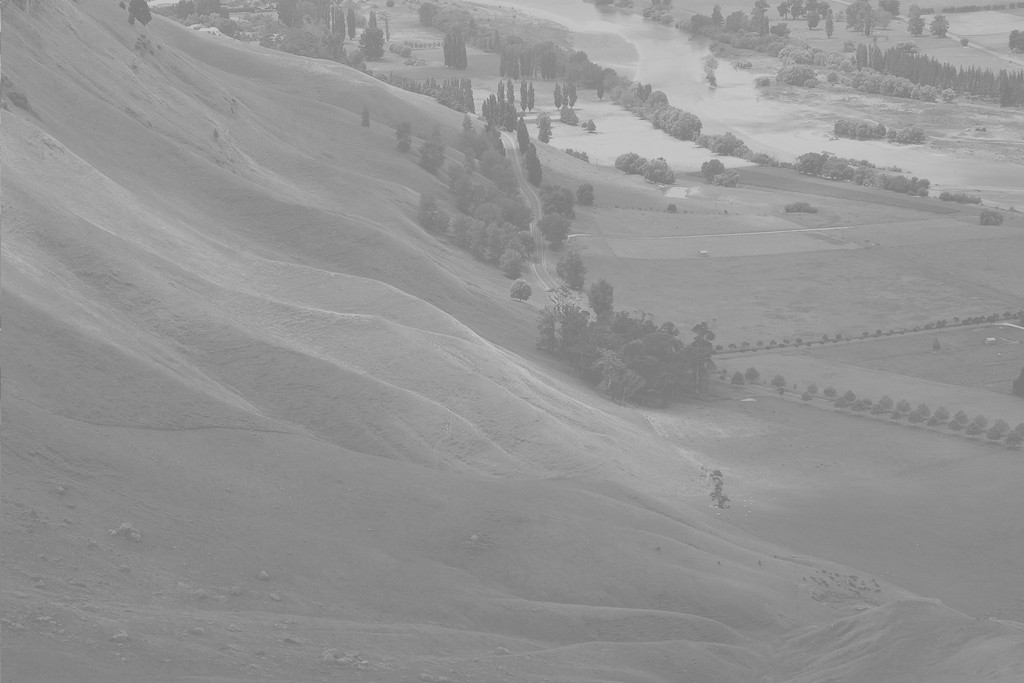
#> input picture c_02a_basic_image_processing/Unequalized_Hawkes_Bay_NZ.jpg, 1024 x 683 px
$ jupyter execute histogram_equalization.ipynb
#> lines starting #> are read from the running program, lines starting #| are printed output that depends on the picture
# Histogram equalization
[](https://colab.research.google.com/github/YoniChechik/AI_is_Math/blob/master/c_02a_basic_image_processing/histogram_equalization.ipynb)

[cell 1]
# to run in google colab
import sys

if "google.colab" in sys.modules:

    def download_from_web(url):
        import requests

        response = requests.get(url)
        if response.status_code == 200:
            with open(url.split("/")[-1], "wb") as file:
                file.write(response.content)
        else:
            raise Exception(f"Failed to download the image. Status code: {response.status_code}")

    download_from_web(
        "https://github.com/YoniChechik/AI_is_Math/raw/master/c_02a_basic_image_processing/Unequalized_Hawkes_Bay_NZ.jpg"
    )

[cell 2]
import cv2
import matplotlib.pyplot as plt
import numpy as np

figsize = (10, 10)

First, read the image as grayscale

[cell 3]
# read as grayscale
I = cv2.imread("Unequalized_Hawkes_Bay_NZ.jpg", 0)
#> I is the input picture: shape (683, 1024); min 114, max 208, mean 148

plt.figure(figsize=figsize)
plt.imshow(I, cmap="gray", vmin=0, vmax=255)
plt.title("Original image")
plt.show()

Let's start by calculating and showing the original histogram

[cell 4]
bins_edges_min_max = [0, 256]
num_bins = 256
bin_count, bins_edges = np.histogram(I, num_bins, bins_edges_min_max)
#> bin_count = 256 values, max 28701 at index 137, min 0 at index 0, mean 2732; bins_edges = 257 values from 0 to 256
bins_start = bins_edges[:-1]
#> bins_start = 256 values from 0 to 255

[cell 5]
def draw_hist(x_axis, input):
    fig, ax = plt.subplots(figsize=figsize)
    # why not using plt.hist? because we want to plot also some derivations of this hist, so this is easier
    plt.bar(x_axis, input, width=input.shape[0] / (x_axis[-1] - x_axis[0] + 1))
    return fig, ax


draw_hist(bins_start, bin_count)
plt.title("Original histogram")
plt.show()
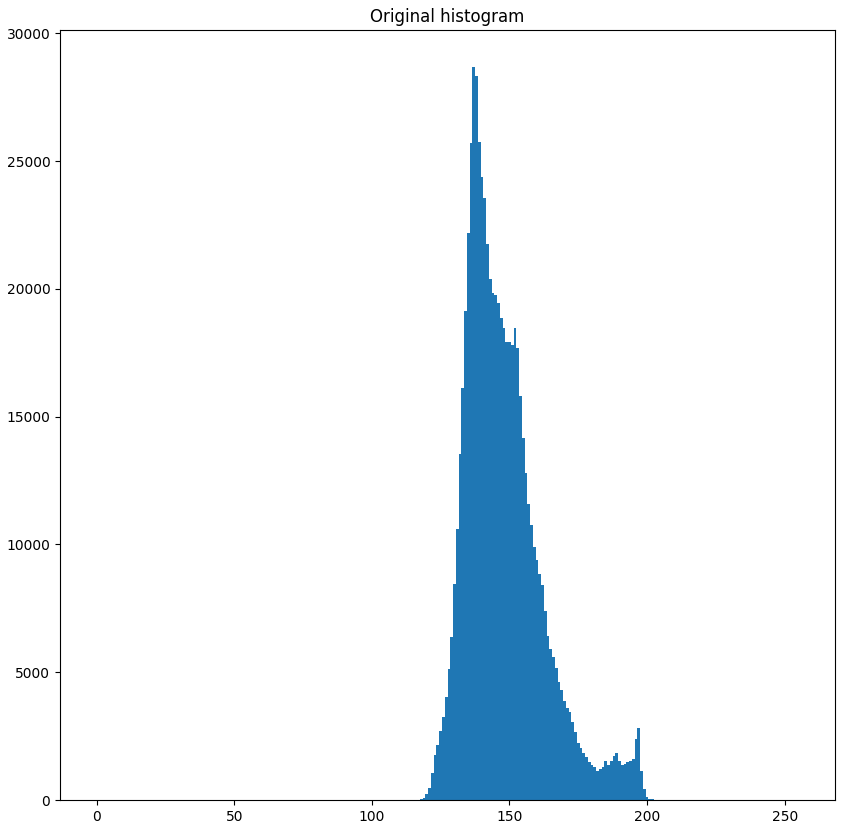
#> figure drawn by matplotlib, 1 panel; tallest bar 28701 high, from x = 136.5 to 137.5

Normalize the histogram to gat a discrete PDF

[cell 6]
pdf = bin_count / np.sum(bin_count)
#> pdf = 256 values, max 0.041 at index 137, min 0 at index 0, mean 0.00391

draw_hist(bins_start, pdf)
plt.title("Original PDF")
plt.show()
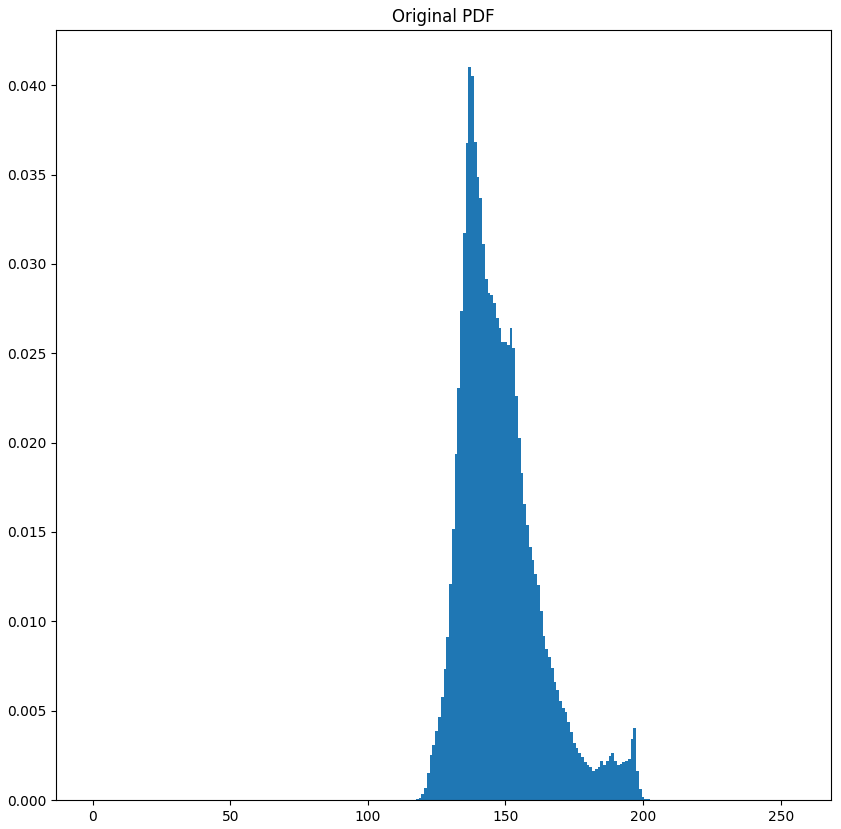
#> figure drawn by matplotlib, 1 panel; tallest bar 0.041 high, from x = 136.5 to 137.5

Get the CDF by calculating the cumulative sum of the pdf data

[cell 7]
cdf = np.cumsum(pdf)
#> cdf = 256 values from 0 to 1

plt.figure(figsize=figsize)
plt.plot(cdf)
plt.title("Original CDF")
plt.show()
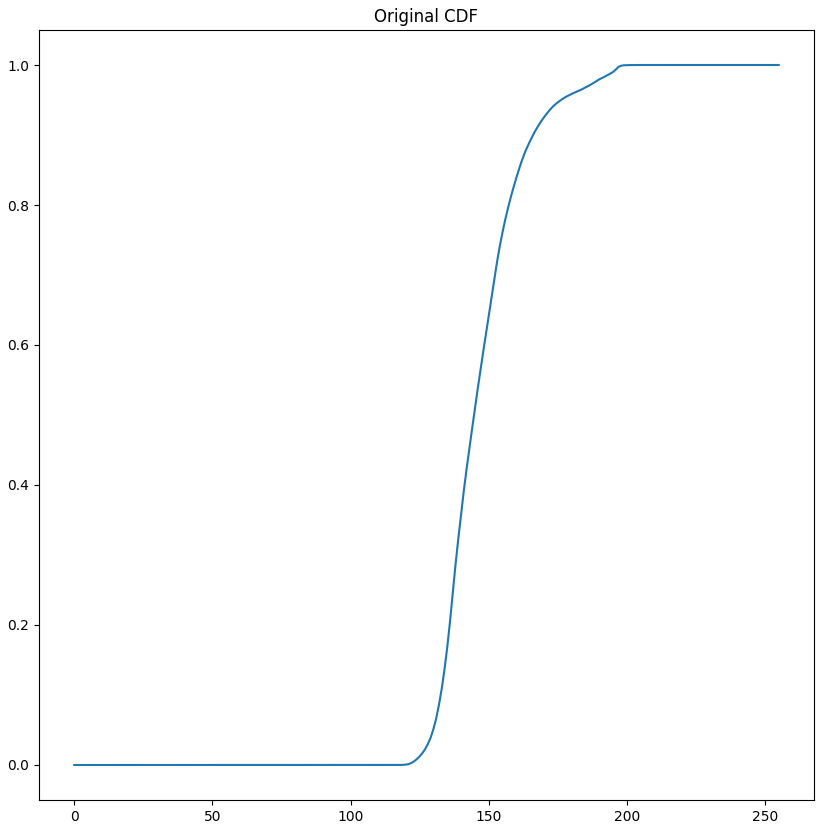
#> figure drawn by matplotlib, 1 panel; curve peaks at x = 208, y = 1

[cell 8]
fig, ax = draw_hist(bins_start, pdf)
ax.plot(cdf * np.max(pdf), "r")
plt.title("Original PDF+ const*CDF to show the connection between the two")
plt.show()
#> figure, not shown here; tallest bar 0.041 high, from x = 136.5 to 137.5; curve peaks at x = 208, y = 0.041

The final step is to un-normalize the CDF to become the equalization function

[cell 9]
f_eq = np.round(cdf * 255).astype(int)
#> f_eq = 256 values from 0 to 255

f_eq
#> Out = 256 values from 0 to 255

Use the equalization function to get the equalized image

[cell 10]
I_eq = f_eq[I]
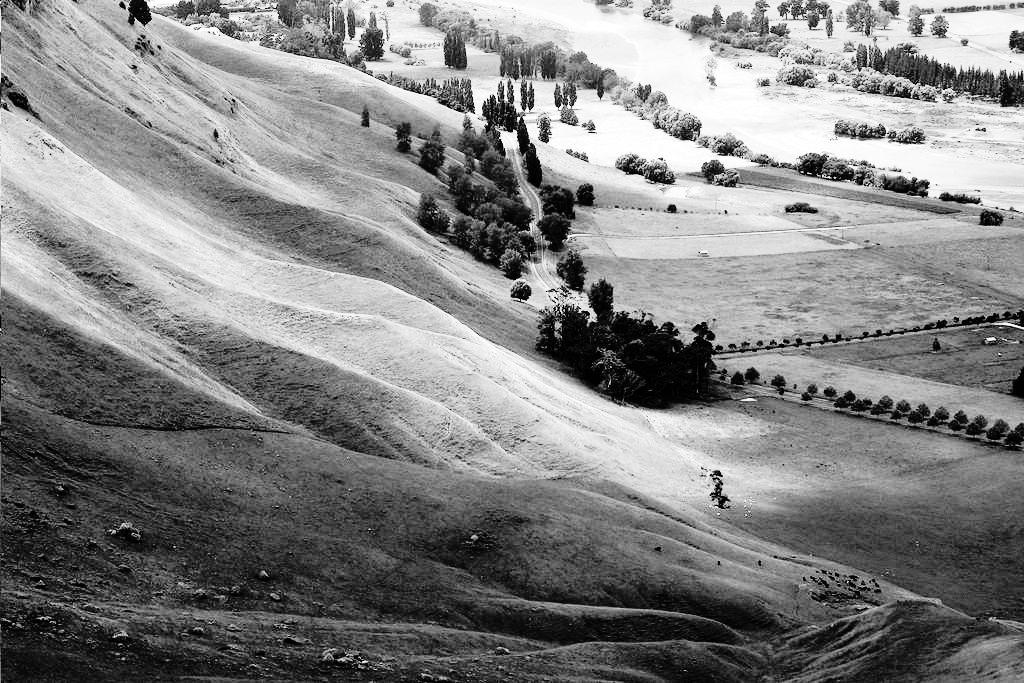
#> I_eq: shape (683, 1024) int64; min 0, max 255, mean 130.5

plt.figure(figsize=figsize)
plt.imshow(I_eq, cmap="gray", vmin=0, vmax=255)
plt.title("equalized image")
plt.show()

Plot the equalized histogram, PDF and CDF

[cell 11]
bin_count, bins_edges = np.histogram(I_eq, num_bins, bins_edges_min_max)
#> bin_count = 256 values, max 28701 at index 63, min 0 at index 5, mean 2732
bins_start = bins_edges[:-1]

draw_hist(bins_start, bin_count)
plt.title("equalized histogram")
plt.show()
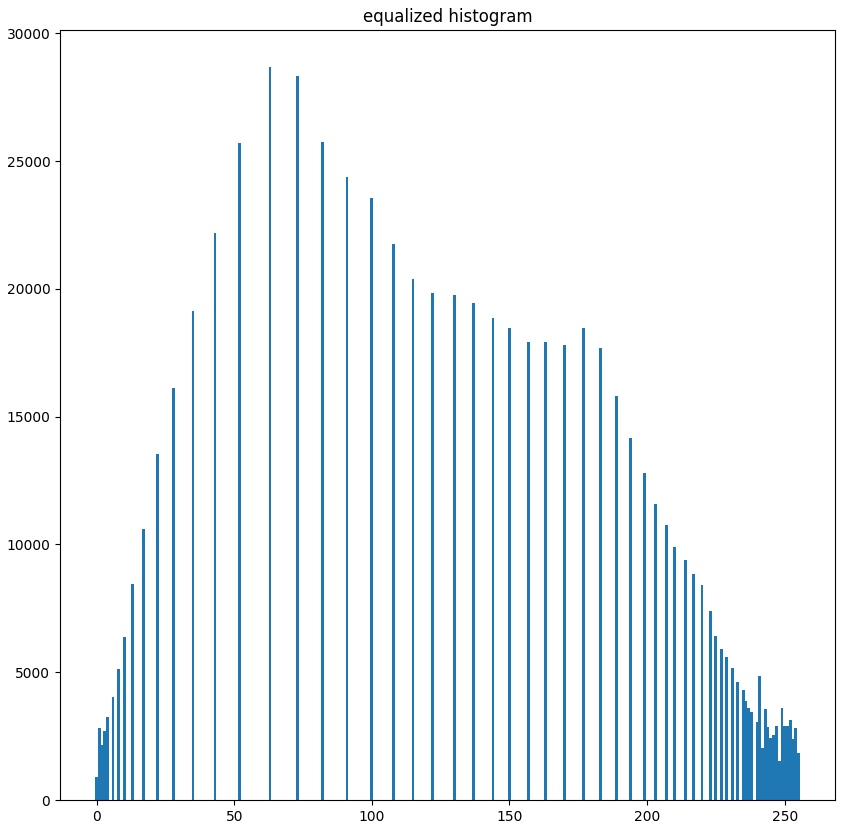
#> figure drawn by matplotlib, 1 panel; tallest bar 28701 high, from x = 62.5 to 63.5

[cell 12]
pdf = bin_count / np.sum(bin_count)
#> pdf = 256 values, max 0.041 at index 63, min 0 at index 5, mean 0.00391
cdf = np.cumsum(pdf)
#> cdf = 256 values from 0.00126 to 1

fig, ax = draw_hist(bins_start, pdf)
ax.plot(cdf * np.max(pdf), "r")
plt.title("equalized PDF and const*CDF")
plt.show()
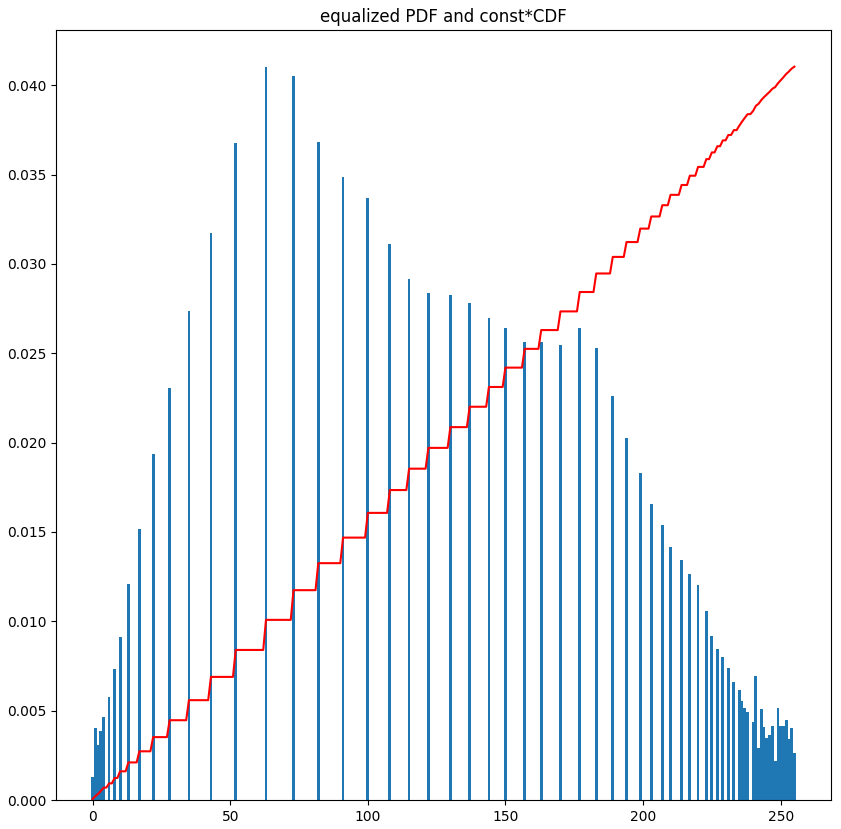
#> figure drawn by matplotlib, 1 panel; tallest bar 0.041 high, from x = 62.5 to 63.5; curve peaks at x = 255, y = 0.041

## cv2 histogram equalization function

[cell 13]
I_eq_cv2 = cv2.equalizeHist(I)

plt.figure(figsize=figsize)
plt.imshow(I_eq_cv2, cmap="gray", vmin=0, vmax=255)
plt.title("cv2.equalizeHist() result")
plt.show()

$ run again, with c_02a_basic_image_processing/grass.jpg copied over c_02a_basic_image_processing/Unequalized_Hawkes_Bay_NZ.jpg
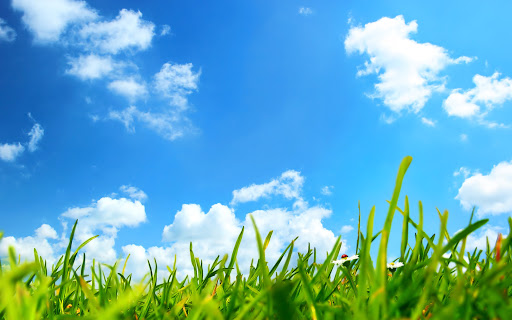
#> input picture c_02a_basic_image_processing/grass.jpg, 512 x 320 px
#> `bin_count, bins_edges = np.histogram(I, num_bins, bins_edges_min_max)`: bin_count = 256 values, max 2981 at index 142, min 0 at index 1, mean 640; bins_edges = 257 values from 0 to 256
#> bins_start = 256 values from 0 to 255
#> `pdf = bin_count / np.sum(bin_count)`: pdf = 256 values, max 0.0182 at index 142, min 0 at index 1, mean 0.00391
#> `cdf = np.cumsum(pdf)`: cdf = 256 values from 3.05e-05 to 1
#> f_eq = 256 values from 0 to 255
#> `I_eq = f_eq[I]`:
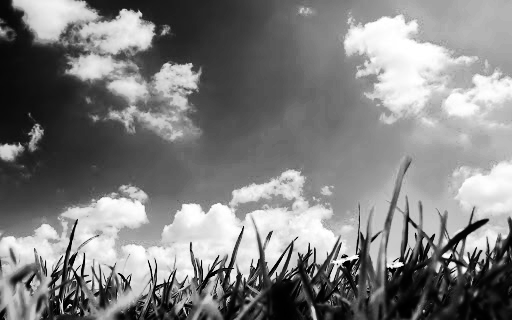
#> I_eq: shape (320, 512) int64; min 0, max 255, mean 128.4
#> `bin_count, bins_edges = np.histogram(I_eq, num_bins, bins_edges_min_max)`: bin_count = 256 values, max 2981 at index 108, min 0 at index 30, mean 640
#> `pdf = bin_count / np.sum(bin_count)`: pdf = 256 values, max 0.0182 at index 108, min 0 at index 30, mean 0.00391
#> `cdf = np.cumsum(pdf)`: cdf = 256 values from 0.00186 to 1
#> `plt.show()`:
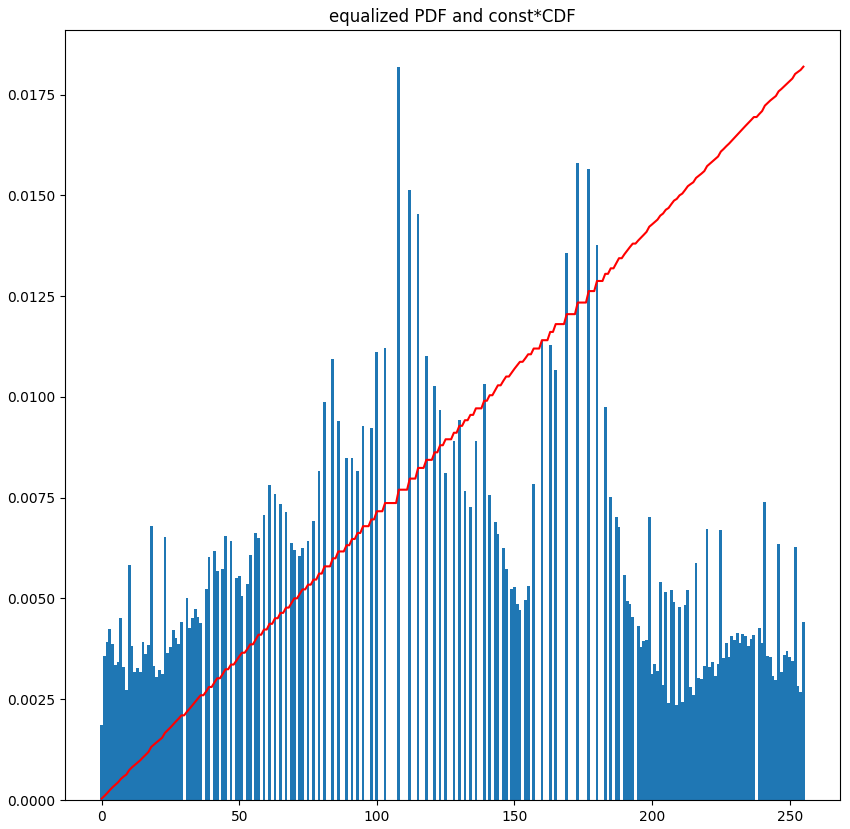
#> figure drawn by matplotlib, 1 panel; tallest bar 0.0182 high, from x = 107.5 to 108.5; curve peaks at x = 255, y = 0.0182
